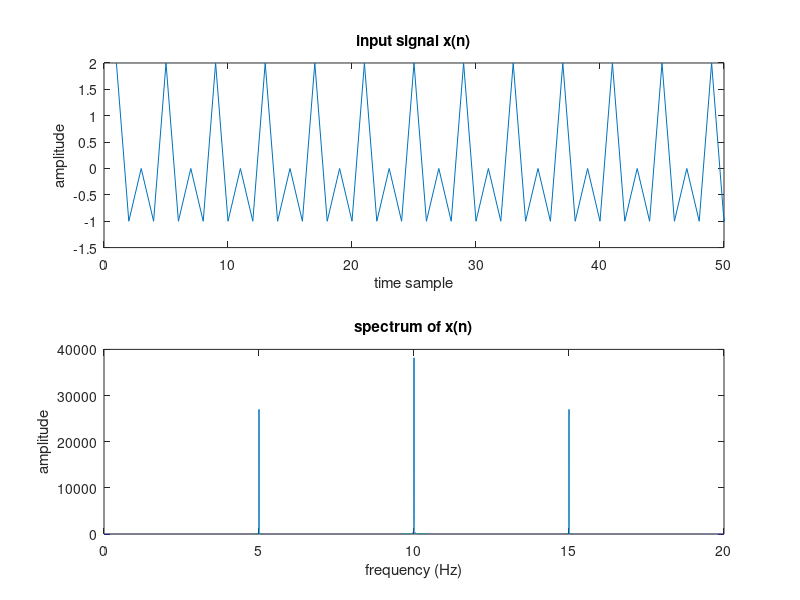
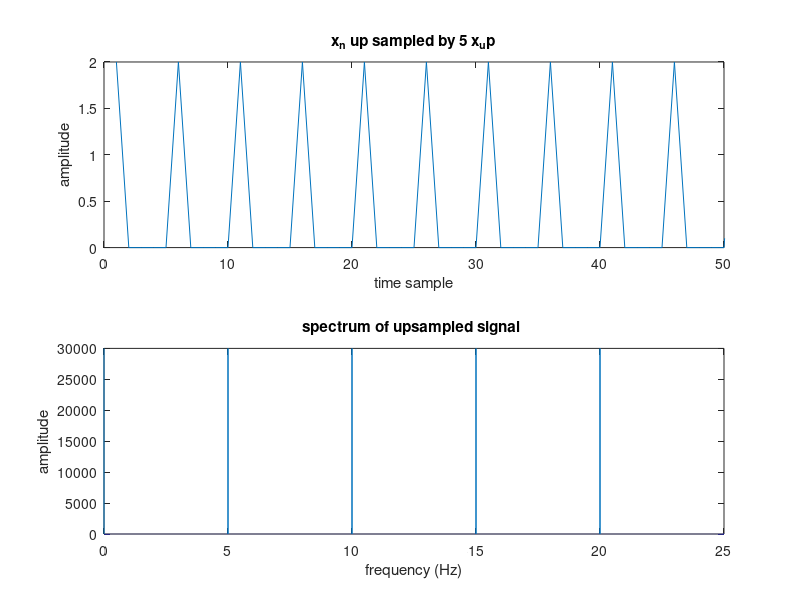

These charts were generated, in order, by the following MATLAB code:
clc;
clear all;
close all;

fs=20;
n=0:1/fs:2999;
x=cos(10*pi*n)+cos(20*pi*n);

xi=(fft(x));
N1=length(xi);
k1=(fs/N1)*(0:N1-1);
figure;
subplot(2,1,1)
plot(x)
xlim([0 50])
title('input signal x(n)')
xlabel('time sample')
ylabel('amplitude')
subplot(2,1,2)
plot(k1,abs(xi))
title('spectrum of x(n)')
xlabel('frequency (Hz)')
ylabel('amplitude')


x_d=downsample(x,4);
fs1=fs/4;

wc=0.25;
N1=100;
h1=fir1(N1-1,wc,'low');
den=[1];
xl=filter(h1,den,x_d);

x2=upsample(x_d,5);



xi=(fft(x2));
N1=length(xi);
k1=(25/N1)*(0:N1-1);


figure;
subplot(2,1,1)
plot(x2)
title('x_n up sampled by 5 x_up')
xlabel('time sample')
ylabel('amplitude')
xlim([0 50])
subplot(2,1,2)
plot(k1,abs(xi))
title('spectrum of upsampled signal ')
xlabel('frequency (Hz)')
ylabel('amplitude')






